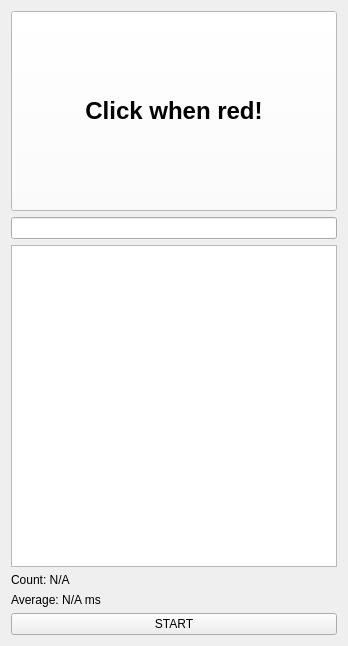
<?xml version="1.0" encoding="UTF-8"?>
<ui version="4.0">
 <class>MainWindow</class>
 <widget class="QMainWindow" name="MainWindow">
  <property name="geometry">
   <rect>
    <x>0</x>
    <y>0</y>
    <width>348</width>
    <height>646</height>
   </rect>
  </property>
  <property name="windowTitle">
   <string>Input Lag Tester</string>
  </property>
  <widget class="QWidget" name="centralWidget">
   <layout class="QVBoxLayout" name="verticalLayout_2">
    <item>
     <widget class="QPushButton" name="pushButton_Click">
      <property name="minimumSize">
       <size>
        <width>0</width>
        <height>200</height>
       </size>
      </property>
      <property name="styleSheet">
       <string notr="true">QPushButton {
	background-color:rgb(255, 255, 255);
	font-weight:bold;
	font-size:24px;
	color:#000;
}

*[class=active] {
	background-color:rgb(255, 0, 0);
	font-weight:bold;
	font-size:24px;
	color:#000;
}</string>
      </property>
      <property name="text">
       <string>Click when red!</string>
      </property>
     </widget>
    </item>
    <item>
     <widget class="QLineEdit" name="lineEdit"/>
    </item>
    <item>
     <widget class="QListWidget" name="listWidget"/>
    </item>
    <item>
     <widget class="QLabel" name="label_Count">
      <property name="text">
       <string>Count: N/A</string>
      </property>
     </widget>
    </item>
    <item>
     <widget class="QLabel" name="label_Average">
      <property name="text">
       <string>Average: N/A ms</string>
      </property>
     </widget>
    </item>
    <item>
     <widget class="QPushButton" name="pushButton_State">
      <property name="text">
       <string>START</string>
      </property>
     </widget>
    </item>
   </layout>
  </widget>
 </widget>
 <layoutdefault spacing="6" margin="11"/>
 <resources/>
 <connections/>
</ui>
